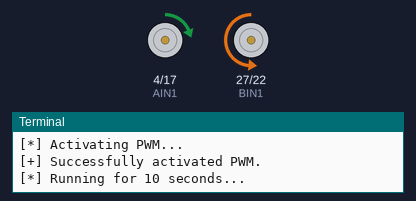
A program run on a simulated Raspberry Pi (BCM pin numbers). On the bench: motor-driver pin pairs drawn as motors (green arrow = first pin HIGH = forward, orange = second pin HIGH = backward, longer = more drive, scaled by the enable pin), the last lines printed to the terminal. At 10.5 s the program stops and its outputs stay as they are.

Above: at 0.15 s.
At 2.42 s:
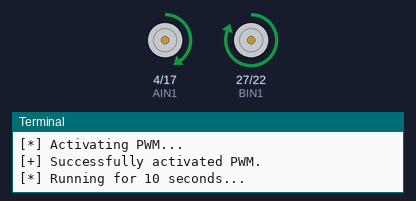
At 4.98 s:
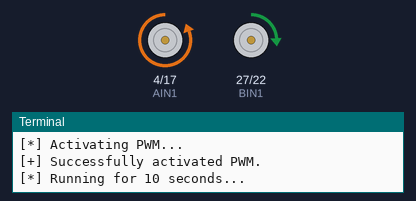
At 10.6 s:
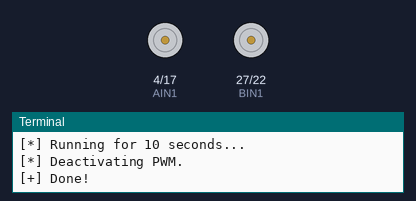
Timing chart, 0 to 12.0 s (numbered marks = the images above):
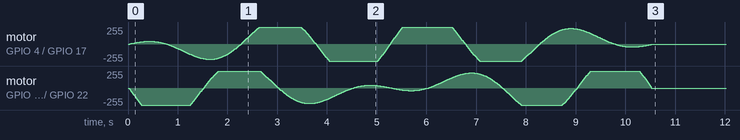

The program:

locomotion.py
```python
import pigpio
from time import sleep
import math

def main():

	#BCM pin numbers
	APWM= 12
	AIN1 = 4
	AIN2 = 17
	BPWM = 13
	BIN1 = 27
	BIN2 = 22

	count = 0
	m1_rate = 250
	m2_rate = 333
	PWM_RANGE = 1024
	left_direction = True
	right_direction = True
	left_direction_last = True
	right_direction_last = True

	print("[*] Activating PWM...")

	pigpio.exceptions = True
	GPIO = pigpio.pi()
	PWM_FREQ = 1000 # frequency of PWM

	if not GPIO.connected:
		print("[!] Failed to activate PWM...")
		exit()

	print("[+] Successfully activated PWM.")

	GPIO.set_PWM_frequency(APWM, PWM_FREQ)
	GPIO.set_PWM_frequency(BPWM, PWM_FREQ)
	GPIO.set_PWM_range(APWM, PWM_RANGE)
	GPIO.set_PWM_range(BPWM, PWM_RANGE)

	GPIO.set_mode(AIN1, pigpio.OUTPUT)
	GPIO.set_mode(AIN2, pigpio.OUTPUT)
	GPIO.set_mode(BIN1, pigpio.OUTPUT)
	GPIO.set_mode(BIN2, pigpio.OUTPUT)

	def clearOutput():
		GPIO.write(AIN1, 0)
		GPIO.write(AIN2, 0)
		GPIO.write(BIN1, 0)
		GPIO.write(BIN2, 0)
		GPIO.set_PWM_dutycycle(APWM, 0)
		GPIO.set_PWM_dutycycle(BPWM, 0)

	def m1_direction(direction):

		if direction:
			GPIO.write(AIN1, 0)
			GPIO.write(AIN2, 1)
		else:
			GPIO.write(AIN1, 1)
			GPIO.write(AIN2, 0)

	def m2_direction(direction):

		if direction:
			GPIO.write(BIN1, 0)
			GPIO.write(BIN2, 1)
		else:
			GPIO.write(BIN1, 1)
			GPIO.write(BIN2, 0)

	def set_power(drive, turn):

		left_power = drive - turn
		right_power = drive + turn

		if left_power >= 0:
			left_direction = True
		else:
			left_direction = False

		if right_power >= 0:
			right_direction = True
		else:
			right_direction = False

		if left_direction == left_direction_last:
			m1_direction(left_direction)

		if right_direction == right_direction_last:
			m2_direction(right_direction)

		left_power = min(abs(left_power),PWM_RANGE)
		right_power = min(abs(right_power),PWM_RANGE)

		GPIO.set_PWM_dutycycle(APWM, left_power)
		GPIO.set_PWM_dutycycle(BPWM, right_power)

		return left_direction, right_direction

	clearOutput()

	print("[*] Running for 10 seconds...")

	while count < 1000:
		sleep(.01)
		drive = int(math.sin(2*math.pi*(count%m2_rate)/m2_rate)*PWM_RANGE)
		turn = int(math.sin(2*math.pi*(count%m1_rate)/m1_rate) * PWM_RANGE)
		left_direction_last, right_direction_last = set_power( drive , turn)
		count+=1

	print("[*] Deactivating PWM.")

	clearOutput()
	GPIO.stop()

	print("[+] Done!")

	exit()

if __name__ == '__main__':
	main()
```
